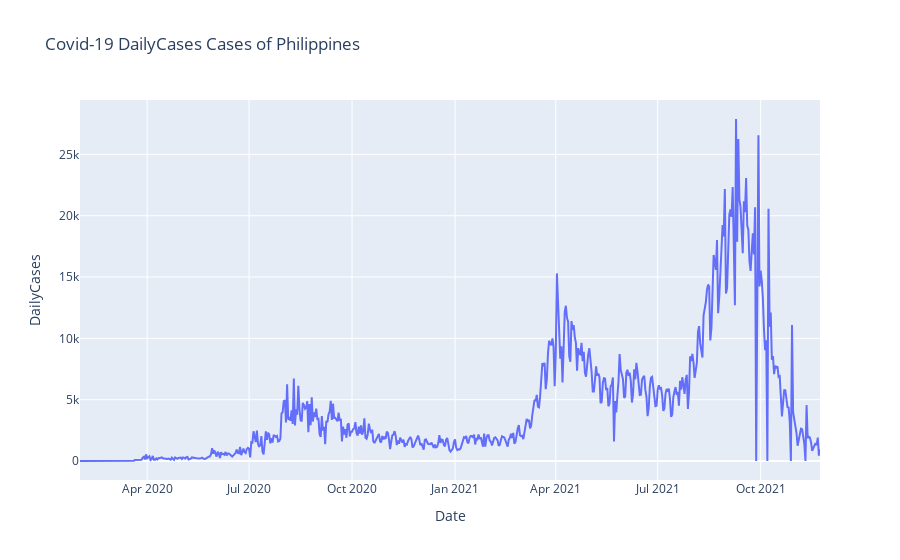

Notebook cell for this chart:
### Markdown cell above
#### Step 6: Run code to plot data timeseries.
Plotting our time series data help see trends visually. This can give us initial idea of how our predictions might look like.

### Code cell
fig = px.line(data, x=data['Date'], y=data[varFC.value],
             title=f"Covid-19 {varFC.value} Cases of {countryFC.value}")
fig.show()

### Figure 1 — Plotly figure (JSON) as saved in the notebook; plotly's stock layout.template omitted (floating-point values rounded to 4 significant figures; data arrays with more than 128 entries replaced by an {"elided": "..."} marker saying what was removed)
{"data": [{"hovertemplate": "Date=%{x}<br>DailyCases=%{y}<extra></extra>", "legendgroup": "", "line": {"color": "#636efa", "dash": "solid"}, "marker": {"symbol": "circle"}, "mode": "lines", "name": "", "orientation": "v", "showlegend": false, "type": "scatter", "x": {"elided": "662 str values"}, "xaxis": "x", "y": {"elided": "662 int values"}, "yaxis": "y"}], "layout": {"legend": {"tracegroupgap": 0}, "title": {"text": "Covid-19 DailyCases Cases of Philippines"}, "xaxis": {"anchor": "y", "domain": [0, 1], "title": {"text": "Date"}}, "yaxis": {"anchor": "x", "domain": [0, 1], "title": {"text": "DailyCases"}}}}
